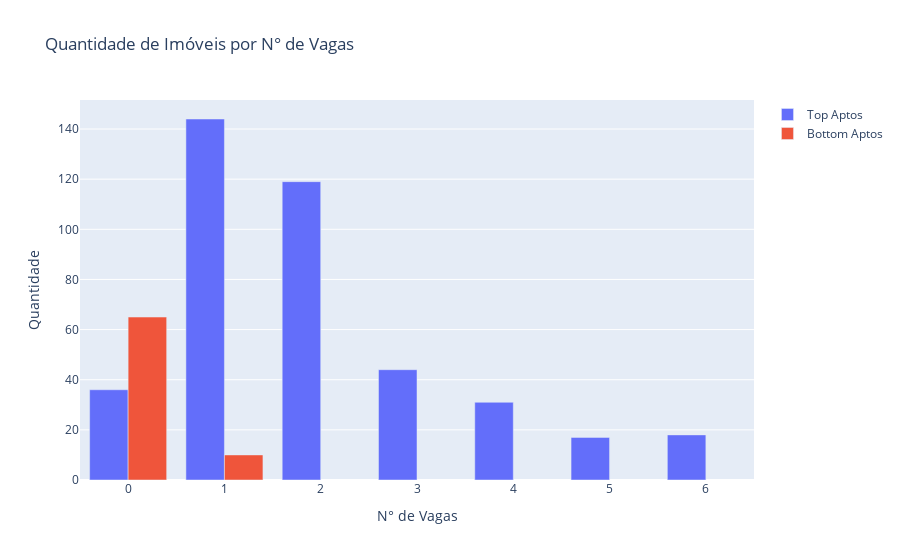

Notebook source saved alongside this figure:
### Markdown cell above
Veja que interessante, nos imóveis nos bairros mais baratos, não temos mais de 3 quartos. Ou seja, todos os imóveis destes locais são bem simples, independente de ser casa ou apartamento. Mais do que isso, a maioria só possui 1 quarto, tendo somente 10 imóveis com 2 quartos (15%).

E olhando para as vagas na garagem, temos:

### Code cell
top_aptos_garage= top_aptos["garage"].value_counts().reset_index()

top_aptos_garage.columns = ["N° de Vagas","Quantidade"]

top_aptos_garage = top_aptos_garage.sort_values(by = "N° de Vagas", ascending = True)

bottom_aptos_garage= bottom_aptos["garage"].value_counts().reset_index()

bottom_aptos_garage.columns = ["N° de Vagas","Quantidade"]

bottom_aptos_garage = bottom_aptos_garage.sort_values(by = "N° de Vagas", ascending = True)

fig = go.Figure()

fig.add_trace(go.Bar(
    x = top_aptos_garage["N° de Vagas"],
    y = top_aptos_garage["Quantidade"],
    name = "Top Aptos"
))

fig.add_trace(go.Bar(
    x = bottom_aptos_garage["N° de Vagas"],
    y = bottom_aptos_garage["Quantidade"],
    name = "Bottom Aptos"
))

fig.update_layout(
    title = "Quantidade de Imóveis por N° de Vagas",
    xaxis_title = "N° de Vagas",
    yaxis_title = "Quantidade"
    )

fig.show()

### Figure 1 — Plotly figure (JSON) as saved in the notebook; plotly's stock layout.template omitted (floating-point values rounded to 4 significant figures)
{"data": [{"name": "Top Aptos", "type": "bar", "x": [0, 1, 2, 3, 4, 5, 6], "y": [36, 144, 119, 44, 31, 17, 18]}, {"name": "Bottom Aptos", "type": "bar", "x": [0, 1], "y": [65, 10]}], "layout": {"title": {"text": "Quantidade de Imóveis por N° de Vagas"}, "xaxis": {"title": {"text": "N° de Vagas"}}, "yaxis": {"title": {"text": "Quantidade"}}}}
